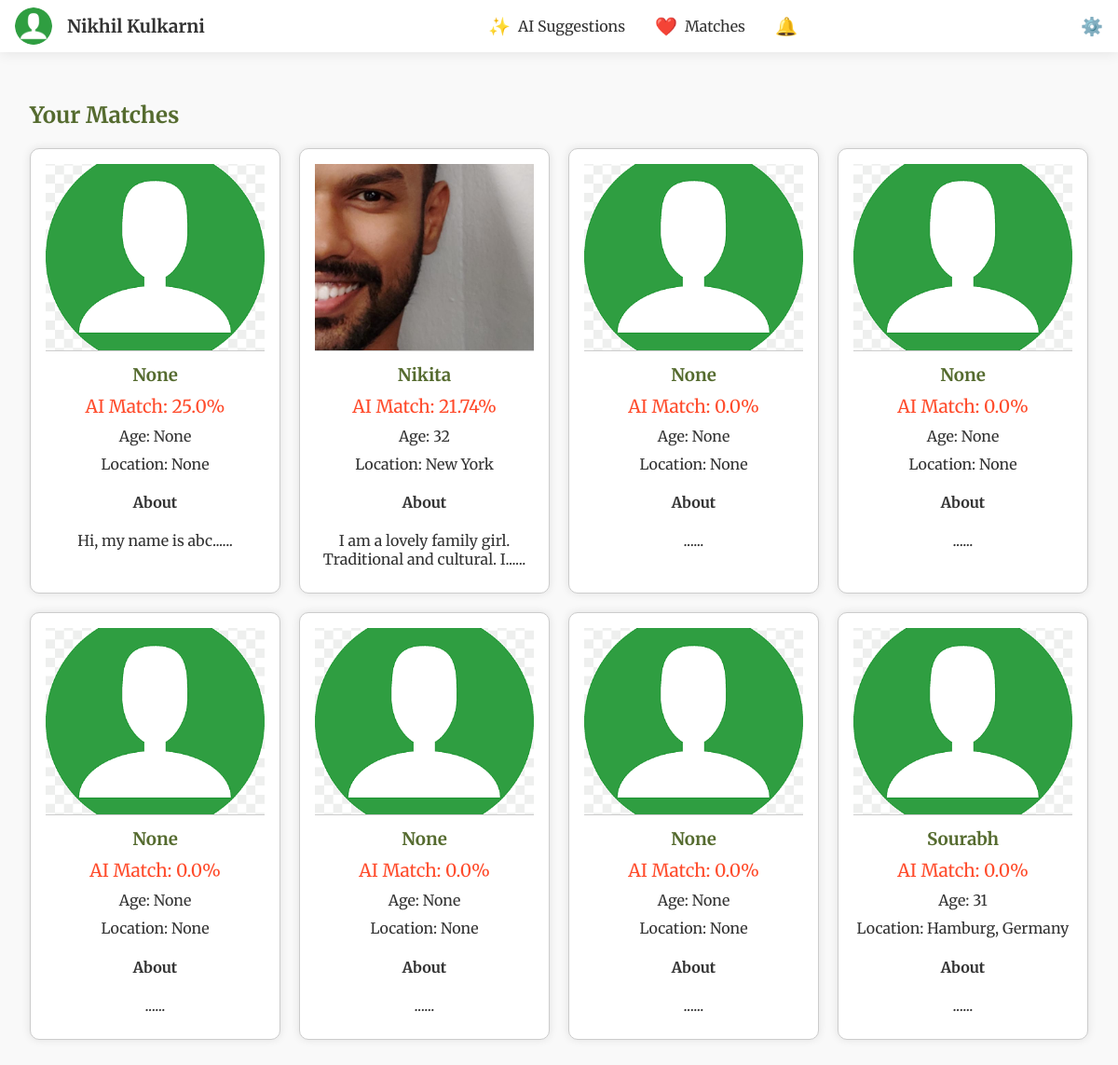
The app's page /matches (signed in) with its own data.
### tables this page shows
CREATE TABLE "users" (
	"id"	INTEGER,
	"username"	TEXT NOT NULL UNIQUE,
	"password"	TEXT NOT NULL,
	"about"	TEXT,
	"name"	TEXT,
	"age"	INTEGER,
	"gender"	TEXT,
	"looking_for"	TEXT,
	"location"	TEXT,
	"latitude"	REAL,
	"longitude"	REAL,
	"email"	TEXT,
	"tel"	TEXT,
	"instagram"	TEXT,
	"telegram"	TEXT,
	PRIMARY KEY("id" AUTOINCREMENT)
);

CREATE TABLE "photos" (
	"id"	INTEGER,
	"user_id"	INTEGER,
	"filename"	TEXT,
	PRIMARY KEY("id" AUTOINCREMENT)
);

### app.py (the view)
@app.route('/matches')
def matches():
    return render_template('matches.html', matches=g.matches, user=g.user)

### app.py (called while the page is built)
def get_db_connection():
    retries = 5
    while retries > 0:
        try:
            conn = sqlite3.connect(users_table, check_same_thread=False)
            conn.row_factory = sqlite3.Row
            return conn
        except sqlite3.OperationalError as e:
            if 'database is locked' in str(e):
                time.sleep(1)
                retries -= 1
            else:
                raise e
    raise Exception("Database is locked for too long, giving up.")

@app.context_processor
def inject_user():
    return dict(user=g.user, matches=g.matches, saved_profiles=g.saved_profiles,notification_count = g.notification_count)

### templates/matches.html (shortened to what this page needs)
{% extends "base.html" %}
{% block content %}
<h2>Your Matches</h2>
<div class="grid-container">
    {% for match in matches %}
    <div class="grid-item">
        <img src="{{ url_for('static', filename='uploads/' ~ match.photo) if match.photo else url_for('static', filename='placeholder.png') }}" alt="User Photo">
        <h3>{{ match.name }}</h3>
        <p class="ai-match">AI Match: {{ match.match_percentage }}%</p>
        <p>Age: {{ match.age }}</p>
        <p>Location: {{ match.location }}</p>
        <h4>About</h4>
        <p>{{ match.about_glimpse[:100] }}...</p>
    </div>
    {% endfor %}
</div>
{% endblock %}

### templates/base.html (shortened to what this page needs)
<!DOCTYPE html>
<html lang="en">
<head>
    <link rel="stylesheet" href="{{ url_for('static', filename='css/styles.css') }}">
</head>
<body>
    <div class="header">
        <div class="left" onclick="location.href='/view_profile/{{ user.id }}'">
            <img src="{{ url_for('static', filename='uploads/' ~ user.photo) if user.photo else url_for('static', filename='placeholder.png') }}" alt="User Photo">
            <span class="user-name">{{ user.name }}</span>
        </div>
        <div class="center">
            <a href="/ai_suggestions">
                <span class="icon">✨</span>
                <span>AI Suggestions</span>
            </a>
            <a href="/matches">
                <span class="icon">❤️</span>
                <span>Matches</span>
            </a>
            <a href="/notifications">
                <span class="icon">🔔</span>
            </a>
        </div>
        <div class="right">
            <a href="/settings">
                <span class="icon">⚙️</span>
            </a>
        </div>
    </div>
    <div class="content">
        {% block content %}
        {% endblock %}
    </div>
</body>
</html>

### static/css/styles.css (style rules this page uses)
body { font-family: Arial, sans-serif; background-color: #f0f4f3; color: #2f4f4f; margin: 0; padding: 0; }
h1, h2, h3 { color: #556b2f; }
a { color: #6b8e23; text-decoration: none; }
.grid-container { display: grid; grid-template-columns: repeat(auto-fill, minmax(200px, 1fr)); gap: 20px; }
.grid-item { border: 1px solid #ccc; padding: 10px; border-radius: 5px; background-color: #f9f9f9; text-align: center; cursor: pointer; }

### templates/base.html (style rules this page uses)
body { font-family: 'Merriweather', serif; margin: 0; padding: 0; background-color: #f9f9f9; color: #333; display: flex; flex-direction: column; min-height: 100vh; }
.header { display: flex; justify-content: space-between; align-items: center; padding: 0.5rem 1rem; background-color: #fff; box-shadow: 0 0 15px rgba(0, 0, 0, 0.1); position: sticky; top: 0; z-index: 1000; }
.header .left { display: flex; align-items: center; cursor: pointer; }
.header .left img { border-radius: 50%; width: 40px; height: 40px; margin-right: 1rem; }
.header .left .user-name { font-size: 1.2rem; font-weight: bold; }
.header .center { display: flex; gap: 2rem; }
.header .center a { text-decoration: none; color: #333; font-size: 1rem; display: flex; align-items: center; gap: 0.5rem; }
.header .center a .icon { font-size: 1.2rem; }
.header .right { display: flex; align-items: center; gap: 1rem; }
.header .right a { text-decoration: none; color: #333; font-size: 1.2rem; }
.content { flex: 1; padding: 2rem; }
.grid-container { display: grid; grid-template-columns: repeat(auto-fill, minmax(250px, 1fr)); gap: 20px; }
.grid-item { background-color: #fff; border-radius: 10px; box-shadow: 0 0 10px rgba(0, 0, 0, 0.1); overflow: hidden; text-align: center; padding: 1rem; }
.grid-item img { width: 100%; height: 200px; object-fit: cover; border-bottom: 1px solid #ccc; }
.grid-item h3, .grid-item p { margin: 10px 0; }
.grid-item .ai-match { font-size: 1.2rem; color: #ff4b2b; }

### records on screen
users: name "Nikhil Kulkarni"
users: name "None", match_percentage "25.0", age "None", location "None", about_glimpse "Hi, my name is abc..."
photos: filename (picture)
users: name "Nikita", location "New York"
users: name "None", match_percentage "0.0", age "None", location "None", about_glimpse "..."
users: name "None", match_percentage "0.0", age "None", location "None", about_glimpse "..."
users: name "None", match_percentage "0.0", age "None", location "None", about_glimpse "..."
users: name "None", match_percentage "0.0", age "None", location "None", about_glimpse "..."
users: name "Sourabh", match_percentage "0.0", age "31", location "Hamburg, Germany", about_glimpse "..."

### other values on screen
{{ match.match_percentage }} "21.74" "0.0"
{{ match.age }} "32" "None"
{{ match.about_glimpse[:100] }} "I am a lovely family girl. Traditional and cultural. I..." "..."
{{ match.name }} "None"
{{ match.location }} "None"
